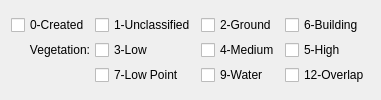
                 <widget class="QWidget" name="tab_2">
                  <attribute name="title">
                   <string>Visible classes</string>
                  </attribute>
                  <layout class="QGridLayout" name="gridLayout_15">
                   <item row="0" column="0">
                    <layout class="QGridLayout" name="gridLayout_14">
                     <property name="sizeConstraint">
                      <enum>QLayout::SetDefaultConstraint</enum>
                     </property>
                     <property name="spacing">
                      <number>5</number>
                     </property>
                     <item row="1" column="1">
                      <widget class="QCheckBox" name="visibleClass3CheckBox">
                       <property name="text">
                        <string>3-Low</string>
                       </property>
                      </widget>
                     </item>
                     <item row="2" column="2">
                      <widget class="QCheckBox" name="visibleClass9CheckBox">
                       <property name="text">
                        <string>9-Water</string>
                       </property>
                      </widget>
                     </item>
                     <item row="2" column="1">
                      <widget class="QCheckBox" name="visibleClass7CheckBox">
                       <property name="text">
                        <string>7-Low Point</string>
                       </property>
                      </widget>
                     </item>
                     <item row="0" column="0">
                      <widget class="QCheckBox" name="visibleClass0CheckBox">
                       <property name="text">
                        <string>0-Created</string>
                       </property>
                      </widget>
                     </item>
                     <item row="0" column="2">
                      <widget class="QCheckBox" name="visibleClass2CheckBox">
                       <property name="text">
                        <string>2-Ground</string>
                       </property>
                      </widget>
                     </item>
                     <item row="1" column="2">
                      <widget class="QCheckBox" name="visibleClass4CheckBox">
                       <property name="text">
                        <string>4-Medium</string>
                       </property>
                      </widget>
                     </item>
                     <item row="0" column="3">
                      <widget class="QCheckBox" name="visibleClass6CheckBox">
                       <property name="text">
                        <string>6-Building</string>
                       </property>
                      </widget>
                     </item>
                     <item row="1" column="0">
                      <widget class="QLabel" name="label_6">
                       <property name="text">
                        <string>Vegetation:</string>
                       </property>
                       <property name="alignment">
                        <set>Qt::AlignRight|Qt::AlignTrailing|Qt::AlignVCenter</set>
                       </property>
                      </widget>
                     </item>
                     <item row="2" column="3">
                      <widget class="QCheckBox" name="visibleClass12CheckBox">
                       <property name="text">
                        <string>12-Overlap</string>
                       </property>
                      </widget>
                     </item>
                     <item row="1" column="3">
                      <widget class="QCheckBox" name="visibleClass5CheckBox">
                       <property name="text">
                        <string>5-High</string>
                       </property>
                      </widget>
                     </item>
                     <item row="0" column="1">
                      <widget class="QCheckBox" name="visibleClass1CheckBox">
                       <property name="text">
                        <string>1-Unclassified</string>
                       </property>
                      </widget>
                     </item>
                    </layout>
                   </item>
                  </layout>
                 </widget>
